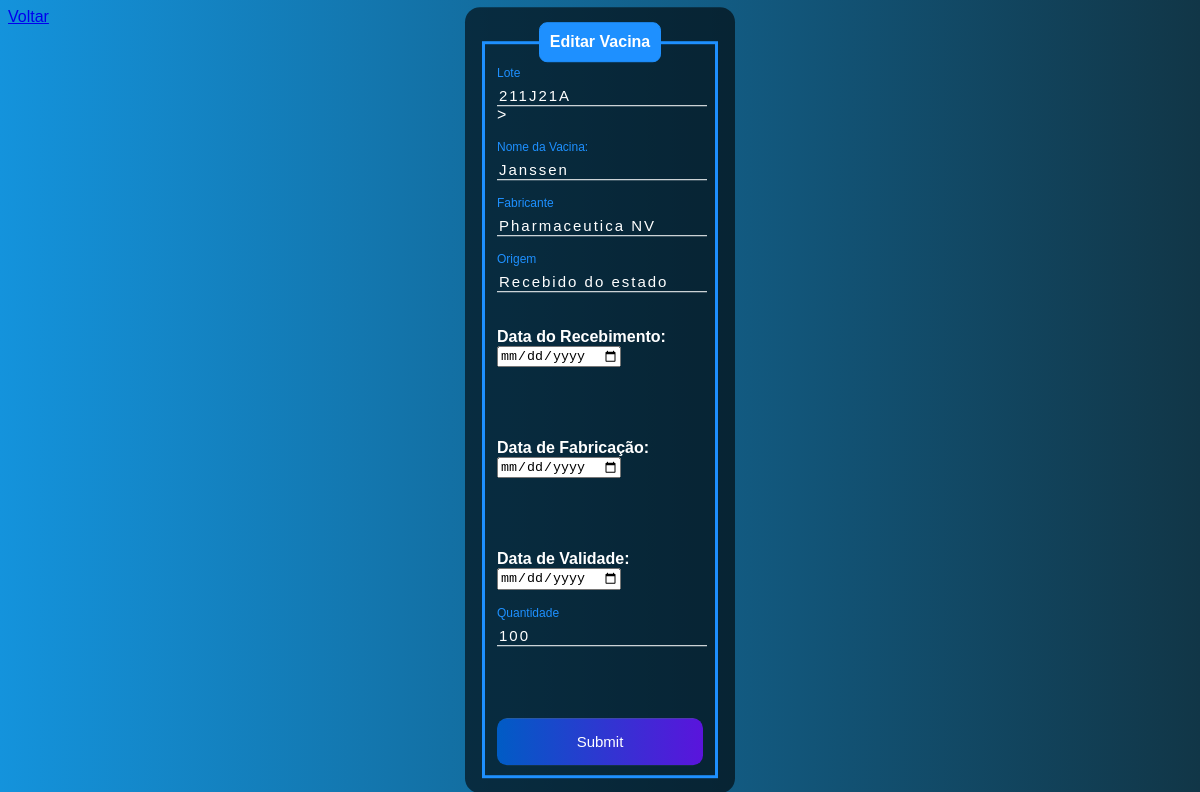
Page /acoes/edit_vacinas.php?id=2 on the committed database.
### tables this page shows
CREATE TABLE `vacina_cadastro` (
  `id` int NOT NULL AUTO_INCREMENT,
  `nome_vacina` varchar(100) NOT NULL,
  `fabricante` varchar(100) NOT NULL,
  `quantidade` varchar(100) NOT NULL,
  `lote` varchar(100) NOT NULL,
  `origem` varchar(300) NOT NULL,
  `dt_recebimento` date NOT NULL,
  `dt_fabricacao` date NOT NULL,
  `dt_validade` date NOT NULL,
  PRIMARY KEY (`id`),
  KEY `nome_vacina` (`nome_vacina`)
);

### acoes/edit_vacinas.php (the view, shortened to what this page needs)
<?php
    include_once('./config.php');
    if(!empty($_GET['id']))
    {
        $id = $_GET['id'];
        $sqlSelect = "SELECT * FROM vacina_cadastro WHERE id=$id";
        $result = $conexao->query($sqlSelect);
        if($result->num_rows > 0)
        {
            while($user_data = mysqli_fetch_assoc($result))
            {
                $nome_vacina = $user_data['nome_vacina'];
                $fabricante = $user_data['fabricante'];
                $quantidade = $user_data['quantidade'];
                $lote = $user_data['lote'];
                $origem = $user_data['origem'];
                $dt_recebimento = $user_data['dt_recebimento'];
                $dt_fabricacao = $user_data['dt_fabricacao'];
                $dt_validade = $user_data['dt_validade'];
        }
    }
        else
        {
            header('Location: vacina_cadastro.php');
        }
    }
    else
    {
        header('Location: vacina_cadastro.php');
    }
?>
<!DOCTYPE html>
<html lang="en">
<head>
</head>
<body>
    <a href="vacina_cadastro.php">Voltar</a>
    <div class="box">
        <form action="saveEditt.php" method="POST">
            <fieldset>
                <legend><b>Editar Vacina</b></legend>
                <br>
                <div class="inputBox">
                    <input type="text" name="lote" id="lote" class="inputUser" placeholder="XXXXXXX" value="<?php echo $lote?>" required>>
                    <label for="lote" class="labelInput" >Lote</label>
                    <br><br>
                </div>
            <br>
                <div class="inputBox">
                    <input type="text" name="nome_vacina" id="nome_vacina" class="inputUser" value="<?php echo $nome_vacina?>" required>
                    <label for="nome_vacina" class="labelInput">Nome da Vacina:</label>
                </div>
                <br><br>
                <div class="inputBox">
                    <input type="text" name="fabricante" id="fabricante" class="inputUser" value="<?php echo $fabricante?>" required>
                    <label for="fabricante" class="labelInput">Fabricante</label>
                </div>
                <br><br>
                <div class="inputBox">
                    <input type="text" name="origem" id="origem" class="inputUser" value="<?php echo $origem?>" required>
                    <label for="origem" class="labelInput">Origem</label>
                </div>
                <br><br>
                <label for="dt_recebimento"><b>Data do Recebimento: </b></label>
                <input type="date" name="dt_recebimento" id="dt_recebimento" class="date"  value="<?php echo $dt_recebimento?>" required>
                <br><br><br>
                <br><br>
            <label for="dt_fabricacao"><b>Data de Fabricação: </b></label>
            <input type="date" name="dt_fabricacao" id="dt_fabricacao" class="date"  value="<?php echo $dt_fabricacao?>" required>
            <br><br><br>
            <br><br>
            <label for="dt_validade"><b>Data de Validade: </b></label>
            <input type="date" name="dt_validade" id="dt_validade" class="date"  value="<?php echo $dt_validade?>" required>
            <br><br><br>
                <div class="inputBox">
                    <input type="number" name="quantidade" id="quantidade" class="inputUser"  value="<?php echo $quantidade?>" required>
                    <label for="quantidade" class="labelInput" >Quantidade</label>
                    <br><br>
                </div>
                <br><br>
                <input type="submit" name="update" id="submit">
            </fieldset>
        </form>
    </div>
</body>
</html>

### acoes/edit_vacinas.php (style rules this page uses)
body { font-family: Arial, Helvetica, sans-serif; background-image: linear-gradient(to right, rgb(20, 147, 220), rgb(17, 54, 71)); }
.box { color: white; position: absolute; top: 50%; left: 50%; transform: translate(-50%,-50%); background-color: rgba(0, 0, 0, 0.6); padding: 15px; border-radius: 15px; width: 20%; }
fieldset { border: 3px solid dodgerblue; }
legend { border: 1px solid dodgerblue; padding: 10px; text-align: center; background-color: dodgerblue; border-radius: 8px; }
.inputBox { position: relative; }
.inputUser { background: none; border: none; border-bottom: 1px solid white; outline: none; color: white; font-size: 15px; width: 100%; letter-spacing: 2px; }
.labelInput { position: absolute; top: 0px; left: 0px; pointer-events: none; transition: .5s; }
.inputUser:focus ~ .labelInput, .inputUser:valid ~ .labelInput { top: -20px; font-size: 12px; color: dodgerblue; }
#submit { background-image: linear-gradient(to right,rgb(0, 92, 197), rgb(90, 20, 220)); width: 100%; border: none; padding: 15px; color: white; font-size: 15px; cursor: pointer; border-radius: 10px; }

### rows in the picture
vacina_cadastro: lote "211J21A", nome_vacina "Janssen", fabricante "Pharmaceutica NV", origem "Recebido do estado", quantidade "100"
